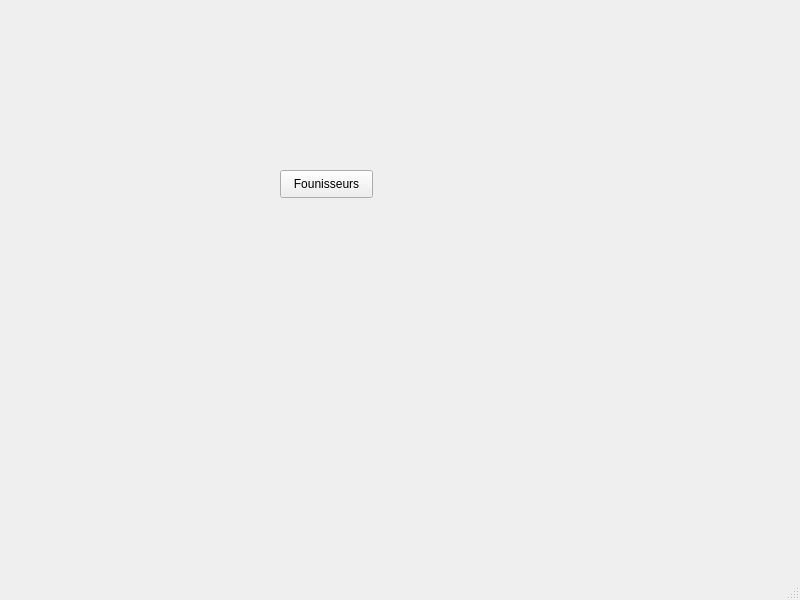
<?xml version="1.0" encoding="UTF-8"?>
<ui version="4.0">
 <class>MainWindow</class>
 <widget class="QMainWindow" name="MainWindow">
  <property name="geometry">
   <rect>
    <x>0</x>
    <y>0</y>
    <width>800</width>
    <height>600</height>
   </rect>
  </property>
  <property name="windowTitle">
   <string>MainWindow</string>
  </property>
  <widget class="QWidget" name="centralwidget">
   <widget class="QPushButton" name="pushButton">
    <property name="geometry">
     <rect>
      <x>280</x>
      <y>170</y>
      <width>93</width>
      <height>28</height>
     </rect>
    </property>
    <property name="text">
     <string>Founisseurs</string>
    </property>
   </widget>
  </widget>
  <widget class="QMenuBar" name="menubar">
   <property name="geometry">
    <rect>
     <x>0</x>
     <y>0</y>
     <width>800</width>
     <height>26</height>
    </rect>
   </property>
  </widget>
  <widget class="QStatusBar" name="statusbar"/>
 </widget>
 <resources/>
 <connections/>
</ui>
